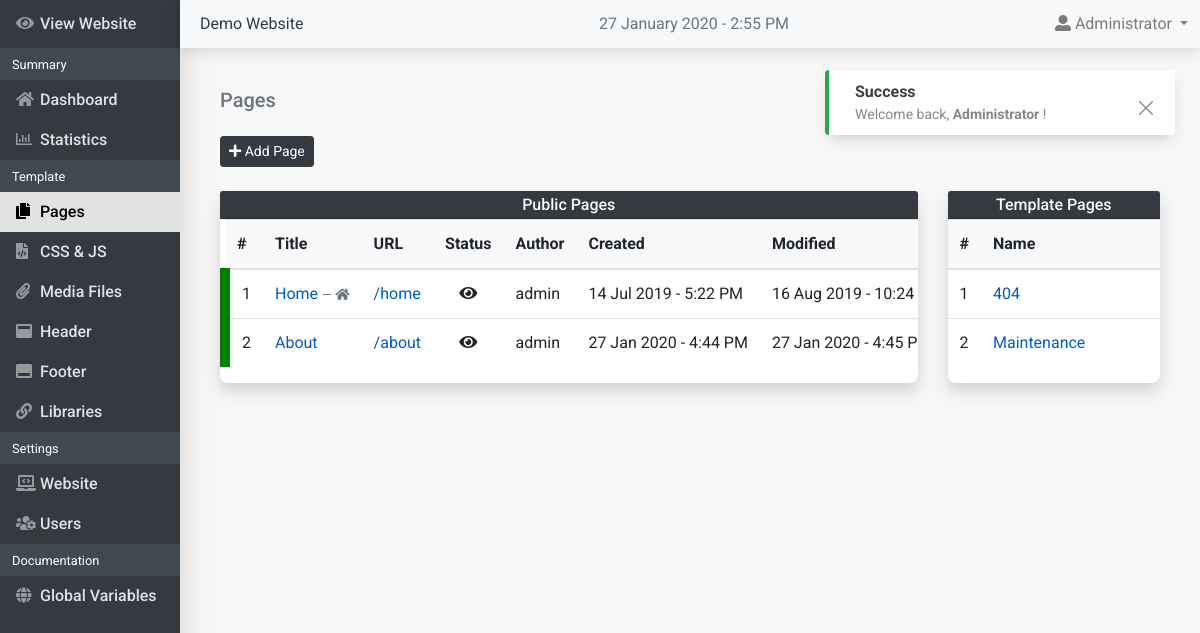
Screenshot of /cms-admin/pages (signed in) with the database file from the repository.
### tables this page shows
CREATE TABLE `users` (
  `username` varchar(255) NOT NULL,
  `password` varchar(255) NOT NULL,
  `id` int(10) NOT NULL,
  `fullname` varchar(20) NOT NULL,
  `email` varchar(255) NOT NULL,
  `type` tinyint(4) NOT NULL,
  `last_activity` varchar(50) DEFAULT NULL
);

CREATE TABLE `pages` (
  `id` int(11) NOT NULL,
  `name` varchar(50) NOT NULL,
  `published` tinyint(1) NOT NULL,
  `link` varchar(50) NOT NULL,
  `last_update` varchar(25) NOT NULL,
  `created` varchar(25) NOT NULL,
  `description` varchar(255) DEFAULT NULL,
  `keywords` varchar(255) DEFAULT NULL,
  `robots` varchar(20) DEFAULT 'index, follow',
  `author` varchar(50) NOT NULL
);

### cms-admin/engine/globals.php (called while the page is built, shortened)
<?php
if (LOGGED_IN) {
    $user_info_result = $conn->query("SELECT * FROM users WHERE id=".USER_ID);
    $user_info = $user_info_result->fetch_object();
}
?>

### cms-admin/engine/init.php (called while the page is built, shortened)
<?php
require_once 'database/db.php';
require 'globals.php';
require 'functions.php';
?>

### cms-admin/template/pages/pages.php (the view, shortened to what this page needs)
<?php
    $sql="SELECT id, name, link, published, created, last_update, author FROM pages";
    $stmt=$conn->prepare($sql);
    $stmt->execute();
    $stmt->store_result();
    $stmt->bind_result($id, $name, $link, $published, $created, $last_update, $author);
?>
<h5 class="mb-4 text-secondary">Pages</h5>
<button data-toggle="modal" data-target="#add_page_modal" class="btn btn-dark btn-sm" type="button" name="add_page_submit">
    <i class="fas fa-plus"></i>
    Add Page
</button>
<div class="row mt-4">
    <div class="col-xl-9">
        <div class="card mb-4">
            <div class="card-header bg-dark text-light text-center p-1">
                <h6 class="m-0">Public Pages</h6>
            </div>
            <div class="table-responsive text-nowrap">
                <table class="table table-hover cursor-pointer">
                    <thead class="bg-light">
                        <tr>
                            <th>#</th>
                            <th>Title</th>
                            <th style="width: 1em;">URL</th>
                            <th class="text-center" style="width: 1em;">Status</th>
                            <th class="text-center" style="width: 1em;">Author</th>
                            <th style="width: 1em;">Created</th>
                            <th style="width: 1em;">Modified</th>
                        </tr>
                    </thead>
                    <tbody>
                    <?php
                    $page_count = 1;
                    if($stmt->num_rows > 0) {
                        while ($stmt->fetch()) {
                            switch ($published) {
                                case '1':
                                    $published = '<i class="fas fa-eye"></i>';
                                    $status = 'published';
                                break;
                            }
                    ?>
                        <tr class="<?php echo $status ?>">
                            <td style="width: 10px;"><?php echo $page_count++; ?></td>
                            <td onclick="location.href='edit-page?id=<?php echo $id ?>'">
                                <a data-toggle="tooltip" title="Edit" href="edit-page?id=<?php echo $id ?>"><?php echo $name;?></a>
                                <?php
                                    if (WEBSITE_DEFAULT_PAGE == $link) {
                                      echo "<small class='text-muted small-text'> — <i class='fas fa-home'></i> </small>";
                                    }
                                ?>
                            </td>
                            <td>
                                <a data-toggle="tooltip" title="View" href="../<?php echo $link ?>" target="_blank">/<?php echo $link ?></a>
                            </td>
                            <td class="text-center"><span data-toggle="tooltip" title="<?php if ($status === 'published') { echo "Public"; } else { echo "Private";}?>"><?php echo $published ?></span></td>
                            <td><?php echo $author ?></td>
                            <td><?php echo $created ?></td>
                            <td><?php echo $last_update ?></td>
                        </tr>
                    <?php }} ?>
                    </tbody>
                </table>
            </div>
        </div>
    </div>
    <div class="col">
        <div class="card">
            <div class="card-header bg-dark text-light text-center p-1">
                <h6 class="m-0">Template Pages</h6>
            </div>
            <div class="table-responsive">
                <table class="table table-hover cursor-pointer">
                    <thead class="bg-light">
                        <tr>
                            <th>#</th>
                            <th>Name</th>
                        </tr>
                    </thead>
                    <tbody>
                        <tr>
                            <td style="width: 10px;">
                                1
                            </td>
                            <td onclick="location.href='404-edit'">
                                <a data-toggle="tooltip" title="Edit" href="404-edit">404</a>
                            </td>
                        </tr>
                        <tr>
                            <td style="width: 10px;">
                                2
                            </td>
                            <td onclick="location.href='maintenance-edit'">
                                <a data-toggle="tooltip" title="Edit" href="maintenance-edit">Maintenance</a>
                            </td>
                        </tr>
                    </tbody>
                </table>
            </div>
        </div>
    </div>
</div>

### cms-admin/template/header.php (shortened to what this page needs)
<!DOCTYPE html>
<html>
<head>
    <?php require 'inc/link-style.php'; ?>
</head>
<body>
    <div class="notification_body fadeInDown animated"><?php notification_handler(); ?></div>
    <?php if (LOGGED_IN) { require 'inc/navbar.php'; } ?>
    <div class="wrapper">

### cms-admin/template/inc/link-style.php (shortened to what this page needs)
<link rel="stylesheet" href="https://stackpath.bootstrapcdn.com/bootstrap/4.3.1/css/bootstrap.min.css">
<link rel="stylesheet" href="https://use.fontawesome.com/releases/v5.8.1/css/all.css">
<link rel="stylesheet" href="https://cdnjs.cloudflare.com/ajax/libs/animate.css/3.7.2/animate.min.css">
<?php if (!LOGGED_IN) { ?>
<link rel="stylesheet" href="template/assets/css/login.css">
<?php } else { ?>
<link rel="stylesheet" href="template/assets/css/style.css">
<?php } ?>

### cms-admin/engine/functions.php (shortened to what this page needs)
<?php
function notification_handler() {
    $type_of = array('error', 'warning', 'success');
    foreach($type_of as $type) {
        if(isset($_SESSION[$type])) {
            foreach($_SESSION[$type] as $message) {
                echo '
                    <div class="notification notification-' . $type . '">
                       <div class="notification_content">
                           <p class="notification_type">' . ucfirst($type) . '</p>
                           <p class="notification_message">' . $message . '</p>
                       </div>
                       <div class="notification_close">
                           <svg version="1.1" xmlns="http://www.w3.org/2000/svg" viewBox="0 0 15.642 15.642" xmlns:xlink="http://www.w3.org/1999/xlink" enable-background="new 0 0 15.642 15.642">
                               <path fill-rule="evenodd" d="M8.882,7.821l6.541-6.541c0.293-0.293,0.293-0.768,0-1.061  c-0.293-0.293-0.768-0.293-1.061,0L7.821,6.76L1.28,0.22c-0.293-0.293-0.768-0.293-1.061,0c-0.293,0.293-0.293,0.768,0,1.061  l6.541,6.541L0.22,14.362c-0.293,0.293-0.293,0.768,0,1.061c0.147,0.146,0.338,0.22,0.53,0.22s0.384-0.073,0.53-0.22l6.541-6.541  l6.541,6.541c0.147,0.146,0.338,0.22,0.53,0.22c0.192,0,0.384-0.073,0.53-0.22c0.293-0.293,0.293-0.768,0-1.061L8.882,7.821z"></path>
                           </svg>
                       </div>
                    </div>
                ';
            }
        }
    }
}
?>

### cms-admin/template/inc/navbar.php (shortened to what this page needs)
<nav class="navbar top-navbar navbar-expand fixed-top navbar-light bg-light p-1">
    <a class="website-title" href="./">
        <?php echo WEBSITE_TITLE; ?>
    </a>
    <div class="date_now"><?php echo date("j F Y - g:i A" ); ?></div>
    <ul class="navbar-nav ml-auto">
        <li class="nav-item dropdown">
            <a href="#" class="nav-link dropdown-toggle" data-toggle="dropdown" aria-haspopup="true" aria-expanded="false">
                <i class="fas fa-user-alt"></i>
                <span class="logged-user"><?php echo $user_info->fullname ?><span>
            </a>
        </li>
    </ul>
</nav>
<nav class="sidebar">
    <ul class="nav flex-column">
        <li class="view-website">
            <a class="nav-link" title="View Website" target="_blank" href="../">
                <i class="fas fa-eye feather"></i>
                <span>View Website</span>
            </a>
        </li>
        <li class="nav-category">
            <small class="m-2">Summary</small>
        </li>
        <li>
            <a class="nav-link" title="Dashboard" href="dashboard">
                <i class="fas fa-home feather"></i>
                <span>Dashboard</span>
            </a>
        </li>
        <li>
            <a class="nav-link" title="Statistics" href="statistics">
                <i class="far fa-chart-bar feather"></i>
                <span>Statistics</span>
            </a>
        </li>
        <li class="nav-category">
            <small class="m-2">Template</small>
        </li>
        <li>
            <a class="nav-link" title="Pages" href="pages">
                <i class="fas fa fa-copy feather"></i>
                <span>Pages</span>
            </a>
        </li>
        <li>
            <a class="nav-link" title="CSS & JS" href="css-js-files">
                <i class="fas fa-file-code feather"></i>
                <span>CSS & JS</span>
            </a>
        </li>
        <li>
            <a class="nav-link" title="Media files" href="media-files">
                <i class="fas fa-paperclip feather"></i>
                <span>Media Files</span>
            </a>
        </li>
        <li>
            <a class="nav-link" title="Header" href="header-edit">
                <i class="fas fa-window-maximize feather"></i>
                <span>Header</span>
            </a>
        </li>
        <li>
            <a class="nav-link" title="Footer" href="footer-edit">
                  <i class="fas fa-window-maximize fa-flip-vertical feather"></i>
                <span>Footer</span>
            </a>
        </li>
        <li>
            <a class="nav-link" title="CSS & JS Libraries" href="libraries">
                <i class="fas fa-link feather"></i>
                <span>Libraries</span>
            </a>
        </li>
        <li class="nav-category">
            <small class="m-2">Settings</small>
        </li>
        <li>
            <a class="nav-link" title="Website" href="website-settings">
                <i class="fas fa-laptop-code feather"></i>
                <span>Website</span>
            </a>
        </li>
        <li>
            <a class="nav-link" title="Users" href="user-settings">
                <i class="fas fa-users-cog feather"></i>
                <span>Users</span>
            </a>
        </li>
        <li class="nav-category">
            <small class="m-2">Documentation</small>
        </li>
        <li>
            <a class="nav-link" title="Global Variables" href="global-variables">
                <i class="fas fa-globe feather"></i>
                <span>Global Variables</span>
            </a>
        </li>
    </ul>
</nav>

### cms-admin/index.php (shortened to what this page needs)
<?php
require 'engine/init.php';
require 'template/header.php';
if (LOGGED_IN) {
    if (GET_PAGE) {
        if (file_exists("template/pages/". GET_PAGE .".php")) {
            require "template/pages/". GET_PAGE .".php";;
        } else {
            require 'template/pages/404.php';
        }
    } else {
        require "template/pages/dashboard.php";
    }
}
require 'template/footer.php';
?>

### cms-admin/template/footer.php (shortened to what this page needs)
    </div>
</body>
</html>

### cms-admin/template/assets/css/style.css (style rules this page uses)
html { height: 100%; overflow: hidden; }
body { height: 100%; font-family: 'Roboto', sans-serif; margin: 0; overflow: hidden; }
a { color: #005dc1; }
.date_now { display: flex; justify-content: center; width: 100%; position: absolute; color: #6c757d; z-index: -1; }
.notification_body { right: 25px; top: 70px; z-index: 1040; position: fixed; width: 100%; max-width: 350px; }
.notification { padding: 10px 0; background-color: #fff; border-radius: 4px; box-shadow: 1px 7px 14px -5px rgba(0, 0, 0, 0.2); position: relative; margin-bottom: 10px; }
.notification:before { content: ''; position: absolute; top: 0; left: 0; width: 4px; height: 100%; border-top-left-radius: 4px; border-bottom-left-radius: 4px; }
.notification_type { color: #3e3e3e; font-weight: 700; margin-top: 0; margin-bottom: 0; }
.notification_message { font-size: 14px; margin-top: 0; margin-bottom: 0; color: #878787; }
.notification_content { padding-left: 30px; padding-right: 50px; }
.notification_close { position: absolute; right: 22px; top: 50%; width: 14px; cursor: pointer; height: 14px; fill: #878787; transform: translateY(-50%); }
.notification-success:before { background-color: #28A745; }
.card { border-radius: .50rem !important; box-shadow: 0 .5rem 1rem rgba(0, 0, 0, .15) !important; border: 0 !important; }
.wrapper { height: 100%; overflow: auto; background: rgba(203, 203, 210, .15); padding-left: 2.5rem; padding-right: 2.5rem; padding-bottom: 2.5rem; padding-top: calc(48px + 2.5rem); margin-left: 180px; transition: all 0.1s ease-out; }
.top-navbar { margin-left: 180px; box-shadow: 0 .1rem 1rem rgba(0,0,0,.15); transition: all 0.1s ease-out; }
.view-website { height: 48px; display: flex; align-items: center; }
.website-title { color: #343a40!important; text-decoration: none!important; margin-left: 1rem; }
.published { border-left: 10px solid green; }
.sidebar { position: fixed; top: 0; bottom: 0; left: 0; z-index: 100; box-shadow: 0 .5rem 2rem rgba(0, 0, 0, .15); max-width: 180px; width: 100%; background-color: #343a40; overflow-y: scroll; overflow-x: hidden; transition: all 0.1s ease-out; -webkit-overflow-scrolling: touch; }
.feather { width: 16px; height: 16px; }
.sidebar .nav-link { font-weight: 500; color: #dee2e6; }
.sidebar .nav-link .feather { margin-right: 4px; color: #999; }
.sidebar .nav-link.active { color: black; background-color: #e2e2e2; }
.sidebar .nav-link:hover .feather, .sidebar .nav-link.active .feather { color: inherit; }
.nav-category { background-color: #404850; color: #fff; padding: .25rem; }
.cursor-pointer { cursor: pointer; }

### rows the page displays
users: fullname "Administrator"
pages: name "Home", link "home", published 1 (drawn), author "admin", created "14 Jul 2019 - 5:22 PM", last_update "16 Aug 2019 - 10:24…"
pages: name "About", link "about", published 1 (drawn), author "admin", created "27 Jan 2020 - 4:44 PM", last_update "27 Jan 2020 - 4:45…"

### other values shown
$type "Success"
$message "Welcome back, Administrator !"
WEBSITE_TITLE "Demo Website"
